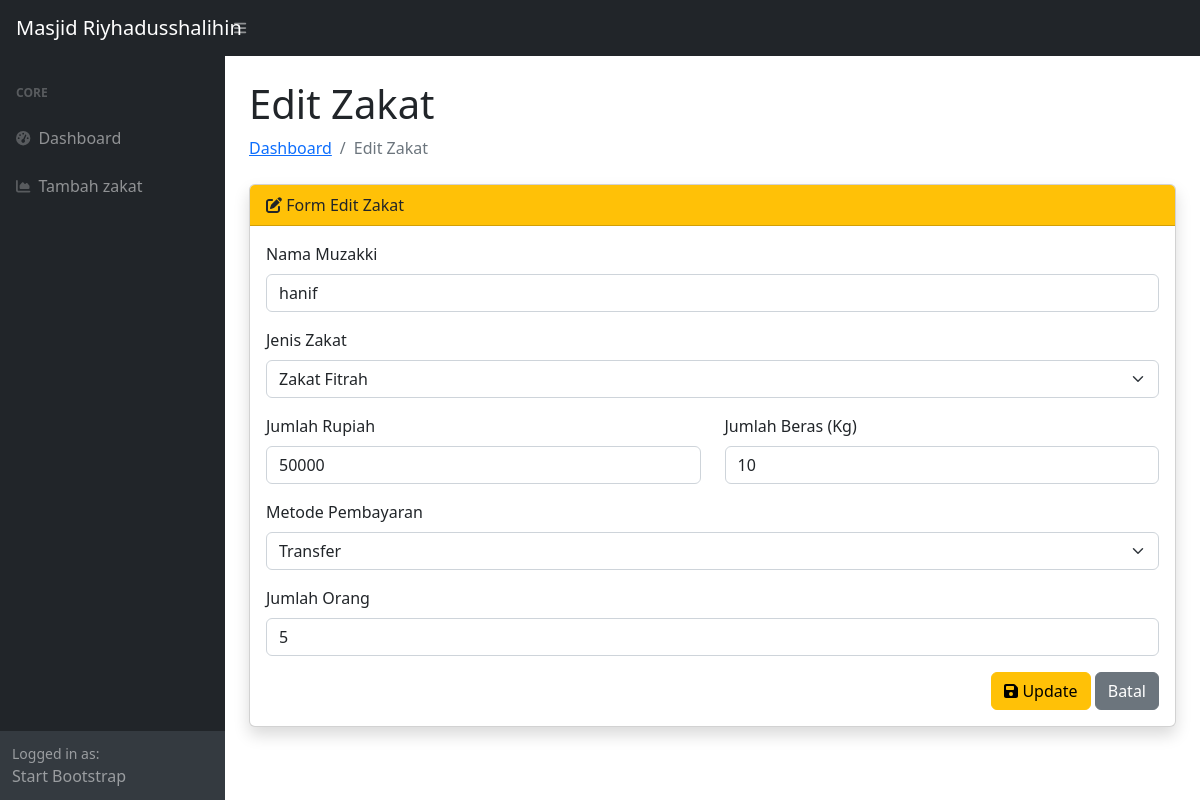
The app's page /tambah_zakat.php?id=1 with its own data.
### tables this page shows
CREATE TABLE `tbl_zakat` (
  `id_zakat` int NOT NULL,
  `nama_zakat` varchar(50) DEFAULT NULL,
  `jenis_zakat` enum('Zakat Mal','Zakat Fitrah') DEFAULT NULL,
  `jumlah_rupiah` int DEFAULT '0',
  `jumlah_beras` int DEFAULT '0',
  `metode` enum('Transfer','Tunai') DEFAULT NULL,
  `tanggal` datetime DEFAULT CURRENT_TIMESTAMP,
  `keterengan` int DEFAULT NULL
);

### tambah_zakat.php (the view, shortened to what this page needs)
<?php
include "menu/koneksi.php";
include "hearder.php";
$id = $_GET['id'];
$data = mysqli_query($koneksi, "SELECT * FROM tbl_zakat WHERE id_zakat='$id'");
$row = mysqli_fetch_assoc($data);
?>
<div id="layoutSidenav_content">
<main>
<div class="container-fluid px-4 mt-4">
    <h1 class="mt-4">Edit Zakat</h1>
    <ol class="breadcrumb mb-4">
        <li class="breadcrumb-item"><a href="admin.php">Dashboard</a></li>
        <li class="breadcrumb-item active">Edit Zakat</li>
    </ol>
    <div class="card shadow mb-4">
        <div class="card-header bg-warning text-dark">
            <i class="fas fa-edit"></i> Form Edit Zakat
        </div>
        <div class="card-body">
            <form method="POST">
                <div class="mb-3">
                    <label class="form-label">Nama Muzakki</label>
                    <input type="text" name="nama_zakat" class="form-control"
                        value="<?= $row['nama_zakat']; ?>" required>
                </div>
                <div class="mb-3">
                    <label class="form-label">Jenis Zakat</label>
                    <select name="jenis_zakat" class="form-select" required>
                        <option <?= ($row['jenis_zakat']=='Zakat Fitrah')?'selected':''; ?>>
                            Zakat Fitrah
                        </option>
                    </select>
                </div>
                <div class="row">
                    <div class="col-md-6 mb-3">
                        <label class="form-label">Jumlah Rupiah</label>
                        <input type="number" name="jumlah_rupiah" class="form-control"
                            value="<?= $row['jumlah_rupiah']; ?>">
                    </div>
                    <div class="col-md-6 mb-3">
                        <label class="form-label">Jumlah Beras (Kg)</label>
                        <input type="number" step="0.1" name="jumlah_beras" class="form-control"
                            value="<?= $row['jumlah_beras']; ?>">
                    </div>
                </div>
                <div class="mb-3">
                    <label class="form-label">Metode Pembayaran</label>
                    <select name="metode" class="form-select" required>
                        <option <?= ($row['metode']=='Transfer')?'selected':''; ?>>
                            Transfer
                        </option>
                    </select>
                </div>
                <div class="mb-3">
                    <label class="form-label">Jumlah Orang</label>
                    <input type="number" name="keterengan" class="form-control"
                        value="<?= $row['keterengan']; ?>">
                </div>
                <div class="text-end">
                    <button type="submit" name="update" class="btn btn-warning">
                        <i class="fas fa-save"></i> Update
                    </button>
                    <a href="data_zakat.php" class="btn btn-secondary">
                        Batal
                    </a>
                </div>
            </form>
        </div>
    </div>
</div>
</main>
</div>

### records on screen
tbl_zakat: nama_zakat "hanif", jenis_zakat "Zakat Fitrah", jumlah_rupiah "50000", jumlah_beras "10", metode "Transfer", keterengan "5"
